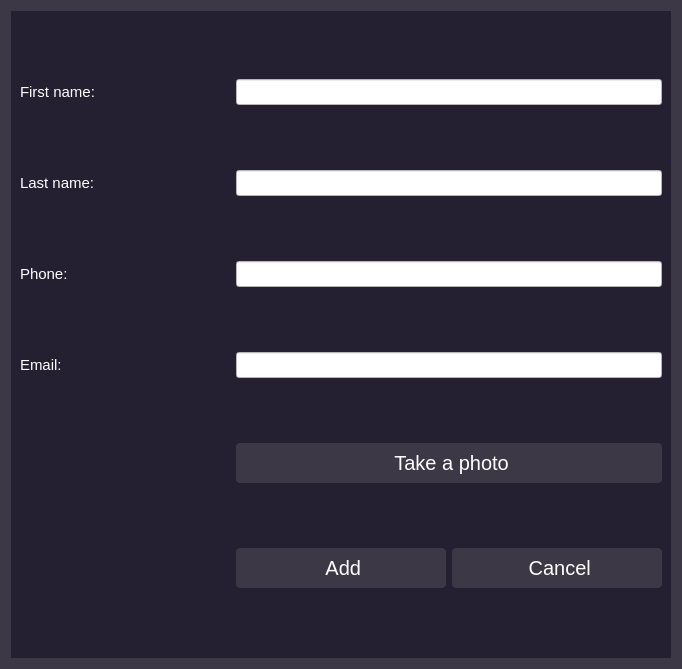
<?xml version="1.0" encoding="UTF-8"?>
<ui version="4.0">
 <class>student_add_form</class>
 <widget class="QWidget" name="student_add_form">
  <property name="geometry">
   <rect>
    <x>0</x>
    <y>0</y>
    <width>682</width>
    <height>669</height>
   </rect>
  </property>
  <property name="windowTitle">
   <string>Form</string>
  </property>
  <property name="styleSheet">
   <string notr="true">background-color: rgb(61, 56, 70);
color: rgb(255, 255, 255);
font-family: &quot;Century Gothic&quot;;
font-size:15px</string>
  </property>
  <layout class="QGridLayout" name="gridLayout">
   <item row="0" column="0">
    <widget class="QStackedWidget" name="stackedWidget">
     <property name="styleSheet">
      <string notr="true">QWidget{
background-color:rgb(36, 31, 49);
color:rgb(255, 255, 255);
font-size:15px
}
            QPushButton {
                background-color: rgb(61, 56, 70);
                color:rgb(255, 255, 255);
                border: none;
                padding: 8px 16px;
                border-radius: 4px;
					font-size:20px
            }
            QPushButton:hover {
                background-color:rgb(192, 191, 188);
					color:black;
            }
QPushButton:disabled {
    background-color: rgb(222, 221, 218); /* Change the disabled color as desired */
}
QToolButton:pressed {
    background-color: rgb(153, 193, 241);  /* Change the pressed color as desired */
}
            QToolButton {
                background-color: rgb(53, 132, 228);
                color:black;
                border: none;
                padding: 8px 16px;
                border-radius: 4px;
            }
            QToolButton:hover {
                background-color:rgb(246, 245, 244);
					color:black;
            }
QToolButton:disabled {
    background-color: rgb(222, 221, 218); /* Change the disabled color as desired */
}
QPushButton:pressed {
    background-color: rgb(153, 193, 241);  /* Change the pressed color as desired */
}

</string>
     </property>
     <property name="currentIndex">
      <number>0</number>
     </property>
     <widget class="QWidget" name="page">
      <layout class="QGridLayout" name="gridLayout_2">
       <item row="0" column="1" colspan="2">
        <widget class="QLineEdit" name="firstname_input">
         <property name="styleSheet">
          <string notr="true">background-color: rgb(255, 255, 255);
color: rgb(0, 0, 0);</string>
         </property>
        </widget>
       </item>
       <item row="2" column="0">
        <widget class="QLabel" name="label_3">
         <property name="text">
          <string>Phone:</string>
         </property>
        </widget>
       </item>
       <item row="2" column="1" colspan="2">
        <widget class="QLineEdit" name="phone_input">
         <property name="styleSheet">
          <string notr="true">background-color: rgb(255, 255, 255);
color: rgb(0, 0, 0);</string>
         </property>
        </widget>
       </item>
       <item row="1" column="0">
        <widget class="QLabel" name="label_2">
         <property name="text">
          <string>Last name:</string>
         </property>
        </widget>
       </item>
       <item row="4" column="1" colspan="2">
        <widget class="QPushButton" name="take_photo_button">
         <property name="styleSheet">
          <string notr="true">QPushButton {
    background-color:rgb(61, 56, 70);
	
	color: rgb(255, 255, 255);
	font-size: 20px

}

QPushButton:hover {
    background-color: rgb(119, 118, 123);  /* Change the hover color as desired */
}

QPushButton:pressed {
    background-color: rgb(192, 191, 188);  /* Change the pressed color as desired */
}

QPushButton:disabled {
    background-color: rgb(222, 221, 218); /* Change the disabled color as desired */
}</string>
         </property>
         <property name="text">
          <string> Take a photo</string>
         </property>
         <property name="icon">
          <iconset>
           <normaloff>../../icons/cam.png</normaloff>../../icons/cam.png</iconset>
         </property>
         <property name="iconSize">
          <size>
           <width>30</width>
           <height>30</height>
          </size>
         </property>
        </widget>
       </item>
       <item row="0" column="0">
        <widget class="QLabel" name="label">
         <property name="text">
          <string>First name:</string>
         </property>
        </widget>
       </item>
       <item row="1" column="1" colspan="2">
        <widget class="QLineEdit" name="lastname_input">
         <property name="styleSheet">
          <string notr="true">background-color: rgb(255, 255, 255);
color: rgb(0, 0, 0);</string>
         </property>
        </widget>
       </item>
       <item row="6" column="2">
        <widget class="QPushButton" name="Cancel_button">
         <property name="styleSheet">
          <string notr="true">QPushButton {
    background-color:rgb(61, 56, 70);
	
	color: rgb(255, 255, 255);
	font-size: 20px

}

QPushButton:hover {
    background-color: rgb(119, 118, 123);  /* Change the hover color as desired */
}

QPushButton:pressed {
    background-color: rgb(192, 191, 188);  /* Change the pressed color as desired */
}

QPushButton:disabled {
    background-color: rgb(222, 221, 218); /* Change the disabled color as desired */
}</string>
         </property>
         <property name="text">
          <string> Cancel</string>
         </property>
         <property name="icon">
          <iconset>
           <normaloff>../../icons/cancel.png</normaloff>../../icons/cancel.png</iconset>
         </property>
         <property name="iconSize">
          <size>
           <width>30</width>
           <height>30</height>
          </size>
         </property>
        </widget>
       </item>
       <item row="6" column="1">
        <widget class="QPushButton" name="add_button">
         <property name="styleSheet">
          <string notr="true">QPushButton {
    background-color:rgb(61, 56, 70);
	
	color: rgb(255, 255, 255);
	font-size: 20px

}

QPushButton:hover {
    background-color: rgb(119, 118, 123);  /* Change the hover color as desired */
}

QPushButton:pressed {
    background-color: rgb(192, 191, 188);  /* Change the pressed color as desired */
}

QPushButton:disabled {
    background-color: rgb(222, 221, 218); /* Change the disabled color as desired */
}</string>
         </property>
         <property name="text">
          <string> Add</string>
         </property>
         <property name="icon">
          <iconset>
           <normaloff>../../icons/ok.png</normaloff>../../icons/ok.png</iconset>
         </property>
         <property name="iconSize">
          <size>
           <width>30</width>
           <height>30</height>
          </size>
         </property>
        </widget>
       </item>
       <item row="3" column="0">
        <widget class="QLabel" name="label_4">
         <property name="text">
          <string>Email:</string>
         </property>
        </widget>
       </item>
       <item row="3" column="1" colspan="2">
        <widget class="QLineEdit" name="email_input">
         <property name="styleSheet">
          <string notr="true">color: rgb(0, 0, 0);
background-color: rgb(255, 255, 255);</string>
         </property>
        </widget>
       </item>
      </layout>
     </widget>
     <widget class="QWidget" name="page_2">
      <layout class="QGridLayout" name="gridLayout_3">
       <item row="1" column="0">
        <widget class="QPushButton" name="take_button">
         <property name="styleSheet">
          <string notr="true">QPushButton {
    background-color:rgb(61, 56, 70);
	
	color: rgb(255, 255, 255);
	font-size: 20px

}

QPushButton:hover {
    background-color: rgb(119, 118, 123);  /* Change the hover color as desired */
}

QPushButton:pressed {
    background-color: rgb(192, 191, 188);  /* Change the pressed color as desired */
}

QPushButton:disabled {
    background-color: rgb(222, 221, 218); /* Change the disabled color as desired */
}</string>
         </property>
         <property name="text">
          <string> Capture</string>
         </property>
         <property name="icon">
          <iconset>
           <normaloff>../../icons/take.png</normaloff>../../icons/take.png</iconset>
         </property>
         <property name="iconSize">
          <size>
           <width>30</width>
           <height>30</height>
          </size>
         </property>
        </widget>
       </item>
       <item row="1" column="1">
        <widget class="QPushButton" name="change_cam_button">
         <property name="styleSheet">
          <string notr="true">QPushButton {
    background-color:rgb(61, 56, 70);
	
	color: rgb(255, 255, 255);
	font-size: 20px

}

QPushButton:hover {
    background-color: rgb(119, 118, 123);  /* Change the hover color as desired */
}

QPushButton:pressed {
    background-color: rgb(192, 191, 188);  /* Change the pressed color as desired */
}

QPushButton:disabled {
    background-color: rgb(222, 221, 218); /* Change the disabled color as desired */
}</string>
         </property>
         <property name="text">
          <string>Change camera</string>
         </property>
         <property name="icon">
          <iconset>
           <normaloff>../../icons/cam_switch.png</normaloff>../../icons/cam_switch.png</iconset>
         </property>
         <property name="iconSize">
          <size>
           <width>30</width>
           <height>30</height>
          </size>
         </property>
        </widget>
       </item>
       <item row="0" column="0" colspan="2">
        <widget class="QLabel" name="camera_label">
         <property name="text">
          <string/>
         </property>
        </widget>
       </item>
      </layout>
     </widget>
    </widget>
   </item>
  </layout>
 </widget>
 <resources/>
 <connections/>
</ui>
